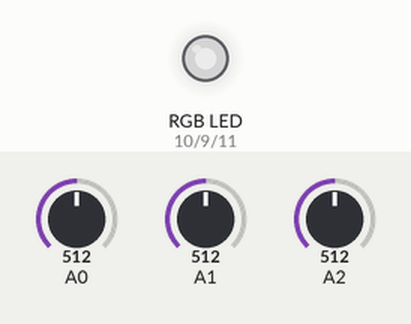
Simulated run of this sketch. Board: Arduino Uno, built with avr-gcc and run on an emulated ATmega328P. Parts: an RGB LED mixed from three pins (HIGH = lit). Inputs (shaded band) come from the test bench; at power-on: A0 = 512, A1 = 512, A2 = 512. Dim RGB values are drawn brighter than linear.

Above: at 1.2 s.
1.3 s: A0 set to 716
At 2.5 s:
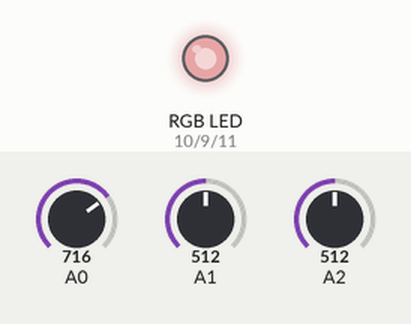
2.8 s: A1 set to 716
At 3.8 s:
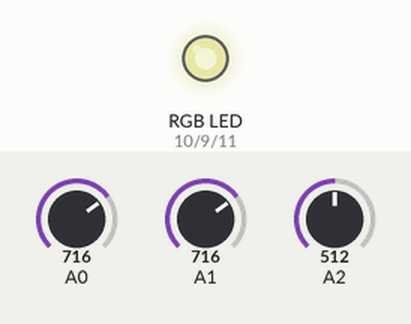
4.3 s: A2 set to 716
At 4.9 s:
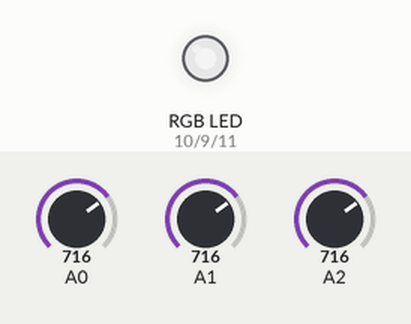
5.8 s: A0 set to 900
At 6.1 s:
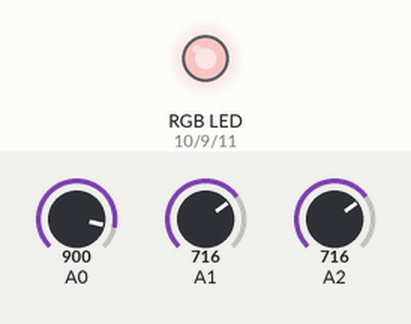
7.3 s: A1 set to 900
At 8.4 s:
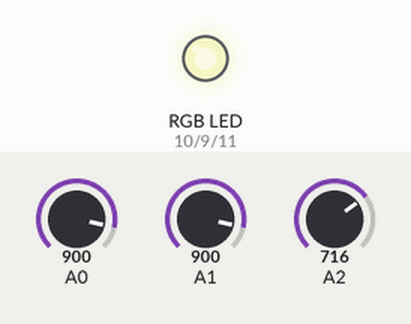
8.8 s: A2 set to 900
At 9.5 s:
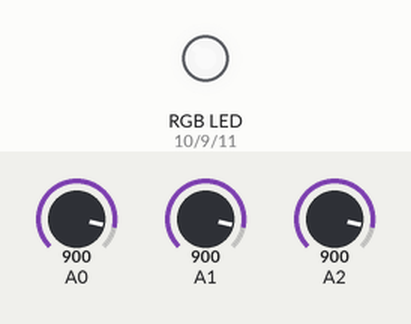
Timing chart, 0 to 11.3 s (numbered marks = the images above; inputs shaded):
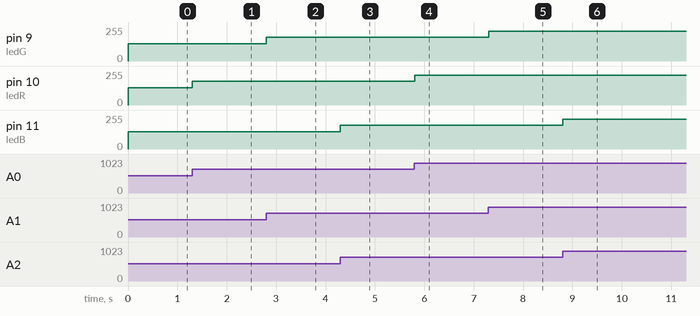

Measured:
- after the input at 1.3 s, pin 10 (ledR): 128/255 → 179/255 at once
- after the input at 2.8 s, pin 9 (ledG): 128/255 → 179/255 at once
- after the input at 4.3 s, pin 11 (ledB): 128/255 → 179/255 at once
- after the input at 5.8 s, pin 10 (ledR): 179/255 → 225/255 at once
- after the input at 7.3 s, pin 9 (ledG): 179/255 → 225/255 at once
- after the input at 8.8 s, pin 11 (ledB): 179/255 → 225/255 at once

The sketch:

TriLedAnode.ino
```cpp
//https://www.circuitbread.com/tutorials/how-rgb-leds-work-and-how-to-control-color#:~:text=In%20a%20common%20anode%20RGB%20LED%2C%20the%20anode,the%20power%20supply.%20Common%20Anode%20RGB%20LED%20Pinout
/**
 *So this is how a RGB anode works
 *The long leg - which is the anode, goes to 5V
 *
 */

const int ledR = 10;
const int ledG = 9;
const int ledB = 11;
int Previous_PWMValue_RedPin = 0;
int Threshold_PWMValue_RedPin = 0;
int Previous_PWMValue_GreenPin = 0;
int Threshold_PWMValue_GreenPin = 0;
int Previous_PWMValue_BluePin = 0;
int Threshold_PWMValue_BluePin = 0;

void setup() {
  // put your setup code here, to run once:
  pinMode(ledR, OUTPUT);
  pinMode(ledG, OUTPUT);
  pinMode(ledB, OUTPUT);
}

void loop() {
  // put your main code here, to run repeatedly:
  int Pot_RedPin = analogRead(A0);
  int PWMValue_RedPin = Pot_RedPin/4;
  int Pot_GreenPin = analogRead(A1);
  int PWMValue_GreenPin = Pot_GreenPin/4;
  int Pot_BluePin = analogRead(A2);
  int PWMValue_BluePin = Pot_BluePin/4;

  //Use this code for RGB LED COMMON CATHODE and comment the code for COMMON ANODE
  analogWrite(ledR, PWMValue_RedPin);
  analogWrite(ledG, PWMValue_GreenPin);
  analogWrite(ledB, PWMValue_BluePin);

  //Use this code for RGB LED COMMON ANODE and comment the code for COMMON CATHODE
  /*
  analogWrite(RGBLED_RedPin, 255-PWMValue_RedPin);
  analogWrite(RGBLED_GreenPin, 255-PWMValue_GreenPin);
  analogWrite(RGBLED_BluePin, 255-PWMValue_BluePin);
  */

  //This section is for serial printing the RGB decimal values.
  //Sometimes you get unstable output due to jumper wires not properly connected, poor quality breadboard, or poor quality potentiometers.
  float Threshold_PWMValue_RedPin = abs(Pot_RedPin - Previous_PWMValue_RedPin);
  float Threshold_PWMValue_GreenPin = abs(Pot_GreenPin - Previous_PWMValue_GreenPin);
  float Threshold_PWMValue_BluePin = abs(Pot_BluePin - Previous_PWMValue_BluePin);
  if (Threshold_PWMValue_RedPin >= 10 || Threshold_PWMValue_GreenPin >= 10 || Threshold_PWMValue_BluePin >= 10)

  Serial.print("RGB (");
  Serial.print(PWMValue_RedPin);
  Serial.print(", ");
  Serial.print(PWMValue_GreenPin);
  Serial.print(", ");
  Serial.print(PWMValue_BluePin);
  Serial.println(") ");
  Previous_PWMValue_RedPin = Pot_RedPin;
  Previous_PWMValue_GreenPin = Pot_GreenPin;
  Previous_PWMValue_BluePin = Pot_BluePin;
  //This section is for serial printing the RGB decimal values.
  //Sometimes you get unstable output due to jumper wires not properly connected, poor quality breadboard, or poor quality potentiometers.

  delay(2);
}
```
